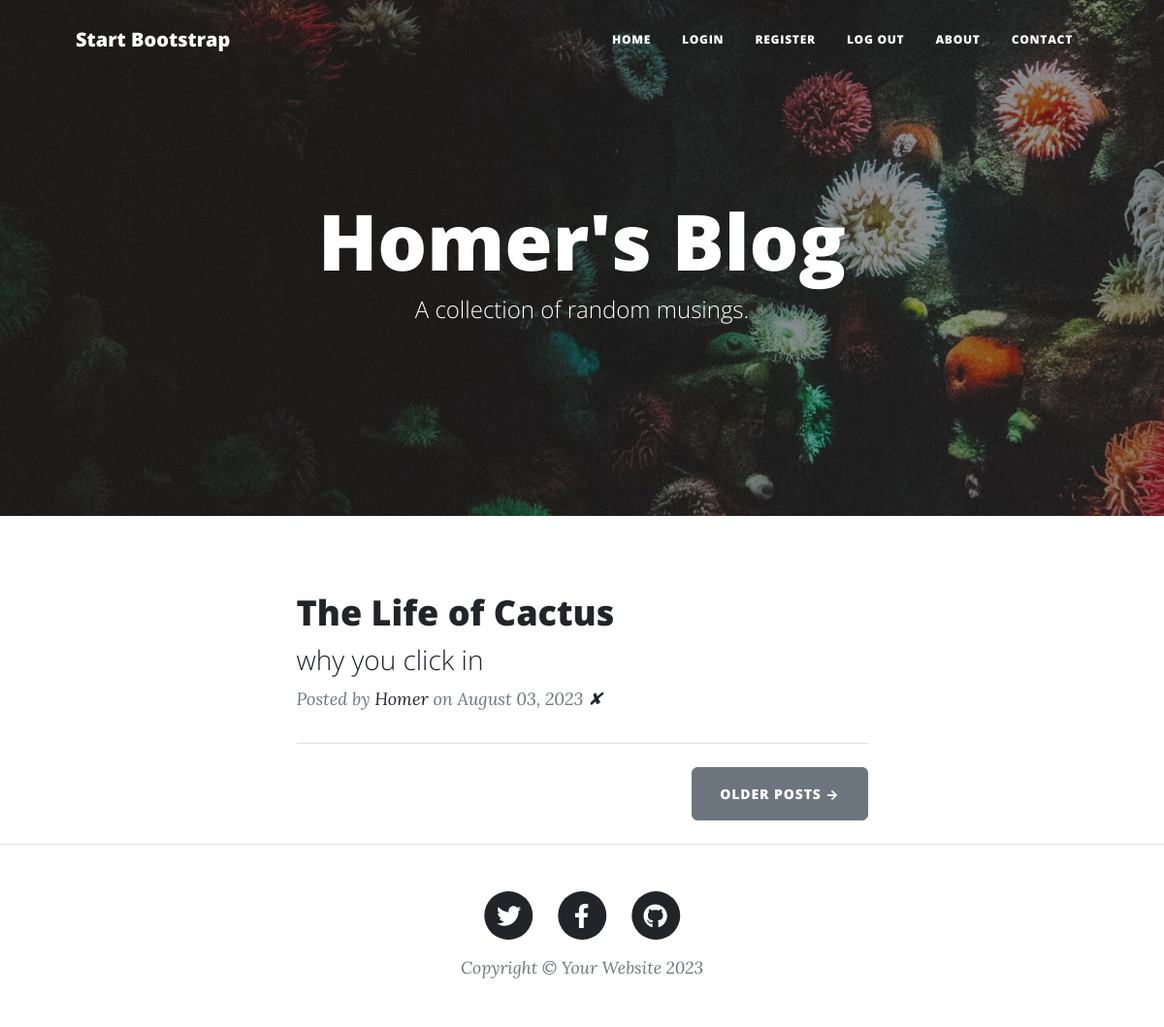
The page / on the database its author committed.
### main.py (models this page shows)
class BlogPost(db.Model):
    __tablename__ = "blog_posts"
    id: Mapped[int] = mapped_column(primary_key=True)
    title = db.Column(db.String(250), unique=True, nullable=False)
    subtitle = db.Column(db.String(250), nullable=False)
    date = db.Column(db.String(250), nullable=False)
    body = db.Column(db.Text, nullable=False)
    img_url = db.Column(db.String(250), nullable=False)
    author_id = mapped_column(ForeignKey("user.id"))
    author = relationship("User", back_populates="posts")
    comments = relationship("Comment", back_populates="parent_post")

class User(UserMixin, db.Model):
    __tablename__ = "user"
    id = mapped_column(Integer, primary_key=True)
    email = db.Column(db.String(250), nullable=False)
    password = db.Column(db.String(250), nullable=False)
    name = db.Column(db.String(250), nullable=False)
    posts = relationship("BlogPost", back_populates="author")
    comments = relationship("Comment", back_populates="comment_author")

### main.py (the view)
@app.route('/')
def get_all_posts():
    result = db.session.execute(db.select(BlogPost))
    posts = result.scalars().all()
    return render_template("index.html", all_posts=posts, current_user=current_user)

### templates/index.html (shortened to what this page needs)
{% include "header.html" %}
<header
        class="masthead"
        style="background-image: url('../static/assets/img/home-bg.jpg')"
>
    <div class="container position-relative px-4 px-lg-5">
        <div class="row gx-4 gx-lg-5 justify-content-center">
            <div class="col-md-10 col-lg-8 col-xl-7">
                <div class="site-heading">
                    <h1>Homer's Blog</h1>
                    <span class="subheading">A collection of random musings.</span>
                </div>
            </div>
        </div>
    </div>
</header>
<div class="container px-4 px-lg-5">
    <div class="row gx-4 gx-lg-5 justify-content-center">
        <div class="col-md-10 col-lg-8 col-xl-7">
            {% for post in all_posts %}
                <div class="post-preview">
                    <a href="{{ url_for('show_post', post_id=post.id) }}">
                        <h2 class="post-title">{{ post.title }}</h2>
                        <h3 class="post-subtitle">{{ post.subtitle }}</h3>
                    </a>
                    <p class="post-meta">
                        Posted by
                        <a href="#">{{ post.author.name }}</a>
                        on {{ post.date }}
                        <a href="{{ url_for('delete_post', post_id=post.id) }}">✘</a>
                    </p>
                </div>
                <hr class="my-4"/>
            {% endfor %}
            <div class="d-flex justify-content-end mb-4">
                <a class="btn btn-secondary text-uppercase" href="#!">Older Posts →</a>
            </div>
        </div>
    </div>
</div>
{% include "footer.html" %}

### templates/header.html (shortened to what this page needs)
<!DOCTYPE html>
<html lang="en">
<head>
    {% block styles %}
        {{ bootstrap.load_css() }}
        <link
                href="{{ url_for('static', filename='css/styles.css') }}"
                rel="stylesheet"
        />
    {% endblock %}
</head>
<body>
<nav class="navbar navbar-expand-lg navbar-light" id="mainNav">
    <div class="container px-4 px-lg-5">
        <a class="navbar-brand" href="/">Start Bootstrap</a>
        <div class="collapse navbar-collapse" id="navbarResponsive">
            <ul class="navbar-nav ms-auto py-4 py-lg-0">
                <li class="nav-item">
                    <a
                            class="nav-link px-lg-3 py-3 py-lg-4"
                            href="{{ url_for('get_all_posts') }}"
                    >Home</a
                    >
                </li>
                {% if not current_user.is_authenticated: %}
                    <li class="nav-item">
                        <a
                                class="nav-link px-lg-3 py-3 py-lg-4"
                                href="{{ url_for('login') }}"
                        >Login</a
                        >
                    </li>
                    <li class="nav-item">
                        <a
                                class="nav-link px-lg-3 py-3 py-lg-4"
                                href="{{ url_for('register') }}"
                        >Register</a
                        >
                    </li>
                {% endif %}
                <li class="nav-item">
                    <a
                            class="nav-link px-lg-3 py-3 py-lg-4"
                            href="{{ url_for('logout') }}"
                    >Log Out</a
                    >
                </li>
                <li class="nav-item">
                    <a
                            class="nav-link px-lg-3 py-3 py-lg-4"
                            href="{{ url_for('about') }}"
                    >About</a
                    >
                </li>
                <li class="nav-item">
                    <a
                            class="nav-link px-lg-3 py-3 py-lg-4"
                            href="{{ url_for('contact') }}"
                    >Contact</a
                    >
                </li>
            </ul>
        </div>
    </div>
</nav>
</body>
</html>

### templates/footer.html (shortened to what this page needs)
        <footer class="border-top">
          <div class="container px-4 px-lg-5">
              <div class="row gx-4 gx-lg-5 justify-content-center">
                  <div class="col-md-10 col-lg-8 col-xl-7">
                      <ul class="list-inline text-center">
                          <li class="list-inline-item">
                              <a href="#!">
                                  <span class="fa-stack fa-lg">
                                      <i class="fas fa-circle fa-stack-2x"></i>
                                      <i class="fab fa-twitter fa-stack-1x fa-inverse"></i>
                                  </span>
                              </a>
                          </li>
                          <li class="list-inline-item">
                              <a href="#!">
                                  <span class="fa-stack fa-lg">
                                      <i class="fas fa-circle fa-stack-2x"></i>
                                      <i class="fab fa-facebook-f fa-stack-1x fa-inverse"></i>
                                  </span>
                              </a>
                          </li>
                          <li class="list-inline-item">
                              <a href="#!">
                                  <span class="fa-stack fa-lg">
                                      <i class="fas fa-circle fa-stack-2x"></i>
                                      <i class="fab fa-github fa-stack-1x fa-inverse"></i>
                                  </span>
                              </a>
                          </li>
                      </ul>
                      <div class="small text-center text-muted fst-italic">Copyright &copy; Your Website 2023</div>
                  </div>
              </div>
          </div>
      </footer>
  </body>
</html>

### rows shown on the page
BlogPost: title "The Life of Cactus", subtitle "why you click in", author.name "Homer", date "August 03, 2023"
